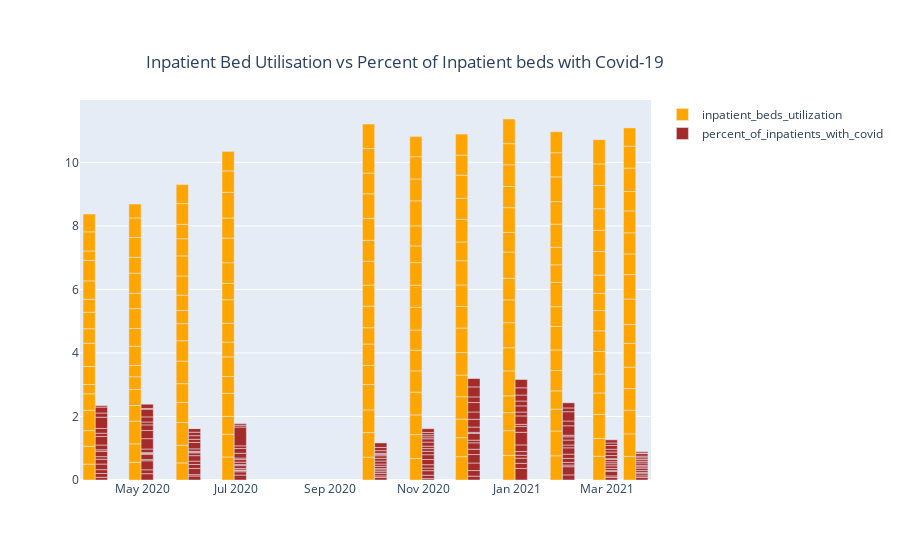

Write notebook code for a chart like this one.
### Code cell
fig = go.Figure()
fig.add_trace(go.Bar(x=covidTableStrData['date'], y=covidTableStrData['inpatient_beds_utilization'],name='inpatient_beds_utilization',
    marker_color='orange'))
fig.add_trace(go.Bar(x=covidTableStrData['date'], y=covidTableStrData['percent_of_inpatients_with_covid'], name ='percent_of_inpatients_with_covid',marker_color='brown' ))
fig.update_layout(
    title={'text': "Inpatient Bed Utilisation vs Percent of Inpatient beds with Covid-19",'y':0.9,'x':0.45,'xanchor': 'center', 'yanchor': 'top'})
fig.write_html("Inpatient Bed Utilisation vs Percent of Inpatient beds with covid.html") #Interactive graphs will be visible in the mentioned html file
fig.show()

### Figure 1 — Plotly figure (JSON) as saved in the notebook; plotly's stock layout.template omitted (floating-point values rounded to 4 significant figures; data arrays with more than 128 entries replaced by an {"elided": "..."} marker saying what was removed)
{"data": [{"marker": {"color": "orange"}, "name": "inpatient_beds_utilization", "type": "bar", "x": {"elided": "176 str values"}, "y": {"elided": "176 float values"}}, {"marker": {"color": "brown"}, "name": "percent_of_inpatients_with_covid", "type": "bar", "x": {"elided": "176 str values"}, "y": {"elided": "176 float values"}}], "layout": {"title": {"text": "Inpatient Bed Utilisation vs Percent of Inpatient beds with Covid-19", "x": 0.45, "xanchor": "center", "y": 0.9, "yanchor": "top"}}}
